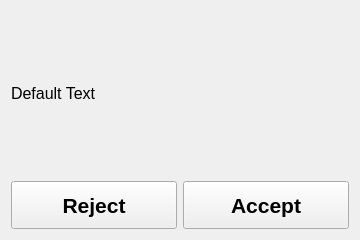
<?xml version="1.0" encoding="UTF-8"?>
<ui version="4.0">
 <class>DialogOption</class>
 <widget class="QDialog" name="DialogOption">
  <property name="geometry">
   <rect>
    <x>0</x>
    <y>0</y>
    <width>360</width>
    <height>240</height>
   </rect>
  </property>
  <property name="sizePolicy">
   <sizepolicy hsizetype="Fixed" vsizetype="MinimumExpanding">
    <horstretch>0</horstretch>
    <verstretch>0</verstretch>
   </sizepolicy>
  </property>
  <property name="minimumSize">
   <size>
    <width>360</width>
    <height>240</height>
   </size>
  </property>
  <property name="maximumSize">
   <size>
    <width>360</width>
    <height>240</height>
   </size>
  </property>
  <property name="windowTitle">
   <string>Dialog</string>
  </property>
  <layout class="QGridLayout" name="gridLayout">
   <item row="1" column="0">
    <widget class="QPushButton" name="pushButton_Reject">
     <property name="sizePolicy">
      <sizepolicy hsizetype="Preferred" vsizetype="Fixed">
       <horstretch>0</horstretch>
       <verstretch>0</verstretch>
      </sizepolicy>
     </property>
     <property name="minimumSize">
      <size>
       <width>0</width>
       <height>48</height>
      </size>
     </property>
     <property name="font">
      <font>
       <pointsize>16</pointsize>
       <weight>75</weight>
       <bold>true</bold>
      </font>
     </property>
     <property name="focusPolicy">
      <enum>Qt::NoFocus</enum>
     </property>
     <property name="text">
      <string>Reject</string>
     </property>
    </widget>
   </item>
   <item row="1" column="1">
    <widget class="QPushButton" name="pushButton_Accept">
     <property name="sizePolicy">
      <sizepolicy hsizetype="Preferred" vsizetype="Fixed">
       <horstretch>0</horstretch>
       <verstretch>0</verstretch>
      </sizepolicy>
     </property>
     <property name="minimumSize">
      <size>
       <width>0</width>
       <height>48</height>
      </size>
     </property>
     <property name="font">
      <font>
       <pointsize>16</pointsize>
       <weight>75</weight>
       <bold>true</bold>
      </font>
     </property>
     <property name="focusPolicy">
      <enum>Qt::NoFocus</enum>
     </property>
     <property name="text">
      <string>Accept</string>
     </property>
    </widget>
   </item>
   <item row="0" column="0" colspan="2">
    <widget class="QLabel" name="label_Message">
     <property name="font">
      <font>
       <pointsize>12</pointsize>
      </font>
     </property>
     <property name="text">
      <string>Default Text</string>
     </property>
     <property name="wordWrap">
      <bool>true</bool>
     </property>
    </widget>
   </item>
  </layout>
 </widget>
 <resources/>
 <connections/>
</ui>
